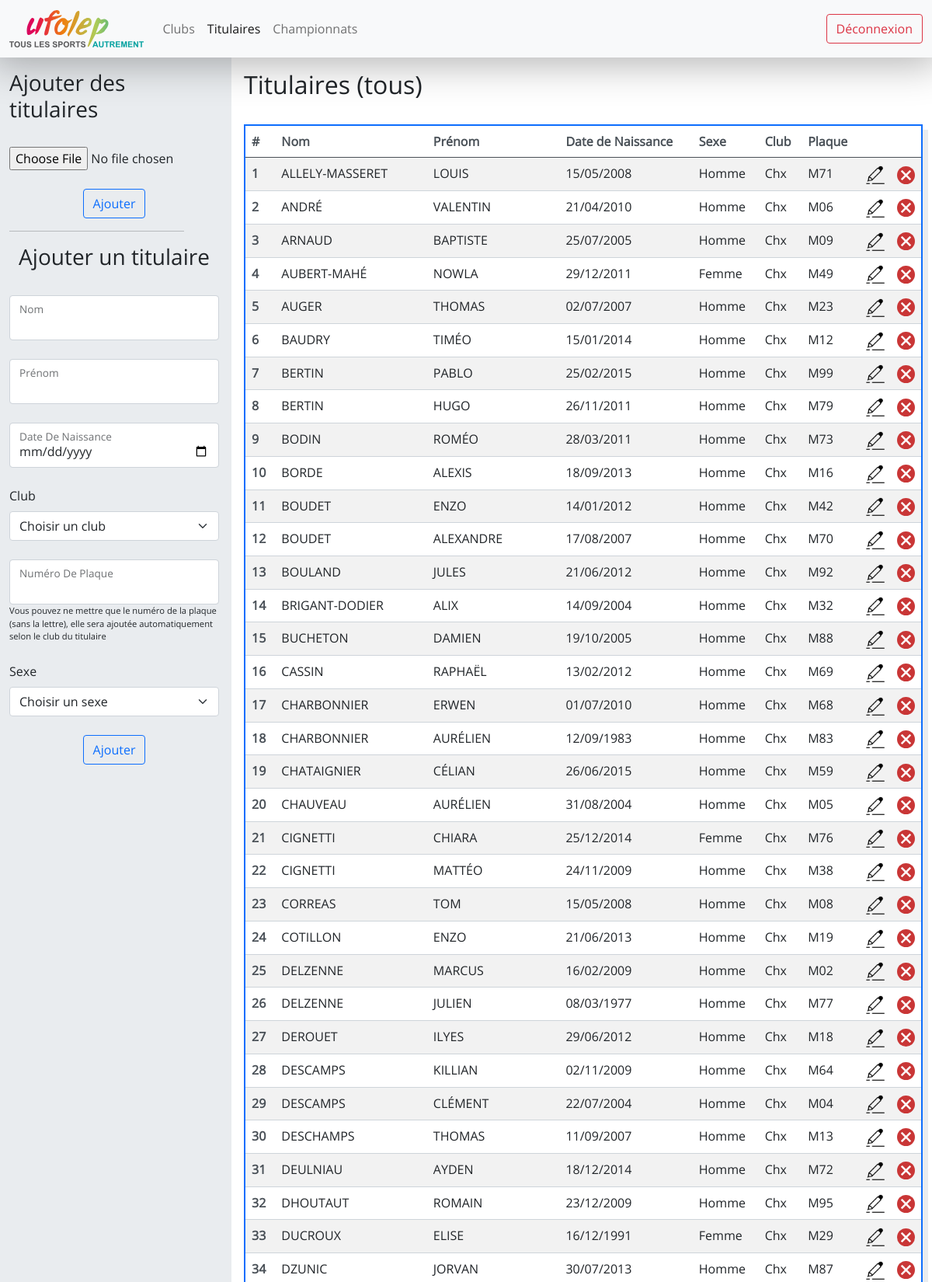
/titulaires/ (signed in, upper part), run on the app's committed database.
### website/models.py (models this page shows)
class Titulaire(db.Model) :
    __tablename__ = "titulaire"
    id = db.Column(db.Integer, primary_key=True)
    nom = db.Column(db.String(100), nullable=False)
    prenom = db.Column(db.String(100), nullable=False)
    date_naissance = db.Column(db.Date, nullable=False)
    numero_plaque = db.Column(db.String(2), nullable=False)
    club_id = db.Column(db.Integer, db.ForeignKey('club.id'), nullable=False)
    sexe_id = db.Column(db.Integer, db.ForeignKey('sexe.id'), nullable=False)
    manches = db.relationship('Participant_manche', cascade="all, delete-orphan",backref='titulaire_manche', lazy=True)
    races = db.relationship('Participant_race',cascade="all, delete-orphan",backref='titulaire_race', lazy=True)

class Sexe(db.Model) :
    __tablename__ = "sexe"
    id = db.Column(db.Integer, primary_key=True)
    denomination = db.Column(db.String(20), unique=True, nullable=False)
    titulaires = db.relationship('Titulaire', backref='sexe', lazy=True)

### website/views.py (the view)
@views.route("/titulaires/")
@login_required
def titulaires() :
    titulaires = get_titulaires_dict(Titulaire.query.all())
    clubs = Club.query.all()
    sexes = Sexe.query.all()
    return render_template("titulaires.html", title="tous", titulaires=titulaires, clubs=clubs, sexes=sexes)

### app.py (called while the page is built)
@app.teardown_appcontext
def shutdown_session(exception=None):
    db.session.remove()

### website/__init__.py (called while the page is built)
def create_app() :
    app = Flask(__name__)
    app.config["SECRET_KEY"] = "ti=his is a test"
    app.config['SQLALCHEMY_DATABASE_URI'] = 'sqlite:///database.db'
    app.config['SQLALCHEMY_TRACK_MODIFICATIONS'] = True
    db.init_app(app)
    login_manager = LoginManager()
    login_manager.login_view = "auth.login"
    login_manager.init_app(app)
    from .models import User
    @login_manager.user_loader
    def load_user(user_id) :
        return User.query.get(int(user_id))
    from .views import views
    from .auth import auth
    app.register_blueprint(views, url_prefix="/")
    app.register_blueprint(auth, url_prefix="/")
    db.create_all(app=app)
    return app

### website/views.py (called while the page is built)
def get_titulaires_dict(titulaires):
    to_return = []
    for titulaire in titulaires :
        club = Club.query.filter_by(id=titulaire.club_id).first()
        sexe = Sexe.query.filter_by(id=titulaire.sexe_id).first()
        to_return.append({
            "id": titulaire.id,
            "nom": titulaire.nom,
            "prenom": titulaire.prenom,
            "date_naissance": titulaire.date_naissance.strftime("%d/%m/%Y"),
            "club": club.ville[0].upper() + club.ville[1:],
            "sexe": sexe.denomination,
            "plaque": str(titulaire.numero_plaque),
        })
    return to_return

### website/templates/titulaires.html (shortened to what this page needs)
{% extends "logged.html" %}
{% block logged_css %}
<link
    href="{{ url_for('static', filename='titulaires.css') }}"
    rel="stylesheet"
>
{% endblock %}
{% block left_col %}
<form class="" method="POST" action="/add_titulaires/" enctype="multipart/form-data">
    <div class="title horizontal-flex mb-4">
        <h3>Ajouter des titulaires</h3>
    </div>
     <div class="form-floating mb-4">
        <input type="file" name="xls" accept=".xls">
     </div>
       <div class="horizontal-flex">
        <button type="submit" class="btn btn-outline-primary">Ajouter</button>
    </div>
    <HR ALIGN=CENTER WIDTH="225">
</form>
<form class="" method="post">
    <div class="title horizontal-flex mb-4">
        <h3>Ajouter un titulaire</h3>
    </div>
    <div class="form-floating mb-4">
        <input type="text" class="form-control {% if name %}is-invalid{% endif %}" id="name" name="name">
        <label for="name">Nom</label>
    </div>
    <div class="form-floating mb-4">
        <input type="text" class="form-control {% if surname %}is-invalid{% endif %}" id="surname" name="surname">
        <label for="surname" class="form-label">Prénom</label>
    </div>
    <div class="form-floating mb-4">
        <input type="date" class="form-control {% if birthDate %}is-invalid{% endif %}" id="birthDate" name="birthDate">
        <label for="birthDate" class="form-label">Date De Naissance</label>
    </div>
    <div class="mb-4">
        <label for="club" class="form-label">Club</label>
        <select id="club" name="clubId" class="form-select {% if clubId %}is-invalid{% endif %}">
            <option value="none" selected>Choisir un club</option>
        </select>
    </div>
    <div class="form-floating mb-4">
        <input type="text" class="form-control {% if plaqueNb %}is-invalid{% endif %}" id="plaqueNb" name="plaqueNb">
        <label for="plaqueNb" class="form-label">Numéro De Plaque</label>
        <p style="font-size: 0.7em;"> Vous pouvez ne mettre que le numéro de la plaque (sans la lettre), elle sera ajoutée automatiquement selon le club du titulaire</p>
    </div>
    <div class="mb-4">
        <label for="sexe" class="form-label">Sexe</label>
        <select id="sexe" name="sexeId" class="form-select {% if sexeId %}is-invalid{% endif %}">
            <option value="none" selected>Choisir un sexe</option>
        </select>
    </div>
    <div class="horizontal-flex">
        <button type="submit" class="btn btn-outline-primary">Ajouter</button>
    </div>
</form>
{% endblock %}
{% block right_col %}
<div class="title mb-4">
    <h2>Titulaires ({{ title }})</h2>
</div>
<table class="table table-striped table-hover">
    <thead>
        <tr>
            <th scope="col">#</th>
            <th scope="col">Nom</th>
            <th scope="col">Prénom</th>
            <th scope="col">Date de Naissance</th>
            <th scope="col">Sexe</th>
            <th scope="col">Club</th>
            <th scope="col">Plaque</th>
            <th scope="col"></th>
            <th scope="col"></th>
        </tr>
    </thead>
    <tbody>
        {% for titulaire in titulaires %}
        <tr>
            <th scope="row">{{ loop.index }}</th>
            <td contenteditable="false">{{ titulaire.nom }}</td>
            <td contenteditable="false">{{ titulaire.prenom }}</td>
            <td> {{titulaire.date_naissance}} </td>
            <td contenteditable="false">{{ titulaire.sexe }}</td>
            <td contenteditable="false">{{ titulaire.club }}</td>
            <td contenteditable="false">{{ titulaire.plaque }}</td>
            <td class="img"><a class="p{{loop.index}}" onclick="showEditForm(event, {{ titulaire }})"><img src="{{ url_for('static', filename='edit.png') }}" alt="Modifier"></a></td>
            <td class="img"><a onclick="delete_titulaire(event, {{ titulaire.id }}, '{{ titulaire.nom }}', '{{ titulaire.prenom }}')"><img src="{{ url_for('static', filename='delete.svg') }}" alt="Supprimer"></a></td>
        </tr>
        {% endfor %}
    </tbody>
</table>
    <br>
{% endblock %}

### website/static/main.css (style rules this page uses)
* { padding: 0; margin: 0; }
html, body { font-family: open-sans; overflow: hidden; }
select { font-family: open-sans; }
.horizontal-flex { display: flex; justify-content: center; }
.table { box-shadow: 7px 7px 0 0 var(--bs-gray-200); border: 2px solid var(--bs-blue) !important; }
.table th { color: var(--bs-gray-700); border-color: var(--bs-gray-400); }
.table td { border-color: var(--bs-gray-400); }

### website/static/titulaires.css (style rules this page uses)
.title { display: flex; }
td.img { width: 2.5rem; cursor: pointer; }
td.img img { height: auto; max-width: 100%; }

### data on the page
Titulaire: nom "ALLELY-MASSERET", prenom "LOUIS", plaque "M71"
Sexe: sexe "Homme" "Homme" "Homme" "Homme" "Homme" "Homme" "Homme" "Homme" "Homme" "Homme" "Homme" "Homme" "Homme" "Homme" "Homme" "Homme" "Homme" "Homme" "Homme" "Homme" "Homme" "Homme" "Homme" "Homme" "Homme" "Homme" "Homme" "Homme" "Homme" "Homme" "Homme"
Titulaire: nom "ANDRÉ", prenom "VALENTIN", plaque "M06"
Titulaire: nom "ARNAUD", prenom "BAPTISTE", plaque "M09"
Titulaire: nom "AUBERT-MAHÉ", prenom "NOWLA", plaque "M49"
Sexe: sexe "Femme" "Femme" "Femme"
Titulaire: nom "AUGER", prenom "THOMAS", plaque "M23"
Titulaire: nom "BAUDRY", prenom "TIMÉO", plaque "M12"
Titulaire: nom "BERTIN", prenom "PABLO", plaque "M99"
Titulaire: nom "BERTIN", prenom "HUGO", plaque "M79"
Titulaire: nom "BODIN", prenom "ROMÉO", plaque "M73"
Titulaire: nom "BORDE", prenom "ALEXIS", plaque "M16"
Titulaire: nom "BOUDET", prenom "ENZO", plaque "M42"
Titulaire: nom "BOUDET", prenom "ALEXANDRE", plaque "M70"
Titulaire: nom "BOULAND", prenom "JULES", plaque "M92"
Titulaire: nom "BRIGANT-DODIER", prenom "ALIX", plaque "M32"
Titulaire: nom "BUCHETON", prenom "DAMIEN", plaque "M88"
Titulaire: nom "CASSIN", prenom "RAPHAËL", plaque "M69"
Titulaire: nom "CHARBONNIER", prenom "ERWEN", plaque "M68"
Titulaire: nom "CHARBONNIER", prenom "AURÉLIEN", plaque "M83"
Titulaire: nom "CHATAIGNIER", prenom "CÉLIAN", plaque "M59"
Titulaire: nom "CHAUVEAU", prenom "AURÉLIEN", plaque "M05"
Titulaire: nom "CIGNETTI", prenom "CHIARA", plaque "M76"
Titulaire: nom "CIGNETTI", prenom "MATTÉO", plaque "M38"
Titulaire: nom "CORREAS", prenom "TOM", plaque "M08"
Titulaire: nom "COTILLON", prenom "ENZO", plaque "M19"
Titulaire: nom "DELZENNE", prenom "MARCUS", plaque "M02"
Titulaire: nom "DELZENNE", prenom "JULIEN", plaque "M77"
Titulaire: nom "DEROUET", prenom "ILYES", plaque "M18"
Titulaire: nom "DESCAMPS", prenom "KILLIAN", plaque "M64"
Titulaire: nom "DESCAMPS", prenom "CLÉMENT", plaque "M04"
Titulaire: nom "DESCHAMPS", prenom "THOMAS", plaque "M13"
Titulaire: nom "DEULNIAU", prenom "AYDEN", plaque "M72"
Titulaire: nom "DHOUTAUT", prenom "ROMAIN", plaque "M95"
Titulaire: nom "DUCROUX", prenom "ELISE", plaque "M29"
Titulaire: nom "DZUNIC", prenom "JORVAN", plaque "M87"

### other printed values
{{ title }} "tous"
{{ titulaire.date_naissance }} "15/05/2008" "21/04/2010" "25/07/2005" "29/12/2011" "02/07/2007" "15/01/2014" "25/02/2015" "26/11/2011" "28/03/2011" "18/09/2013" "14/01/2012" "17/08/2007" "21/06/2012" "14/09/2004" "19/10/2005" "13/02/2012" "01/07/2010" "12/09/1983" "26/06/2015" "31/08/2004" "25/12/2014" "24/11/2009" "15/05/2008" "21/06/2013" "16/02/2009" "08/03/1977" "29/06/2012" "02/11/2009" "22/07/2004" "11/09/2007" "18/12/2014" "23/12/2009" "16/12/1991" "30/07/2013"
{{ titulaire.club }} "Chx" "Chx" "Chx" "Chx" "Chx" "Chx" "Chx" "Chx" "Chx" "Chx" "Chx" "Chx" "Chx" "Chx" "Chx" "Chx" "Chx" "Chx" "Chx" "Chx" "Chx" "Chx" "Chx" "Chx" "Chx" "Chx" "Chx" "Chx" "Chx" "Chx" "Chx" "Chx" "Chx" "Chx"
